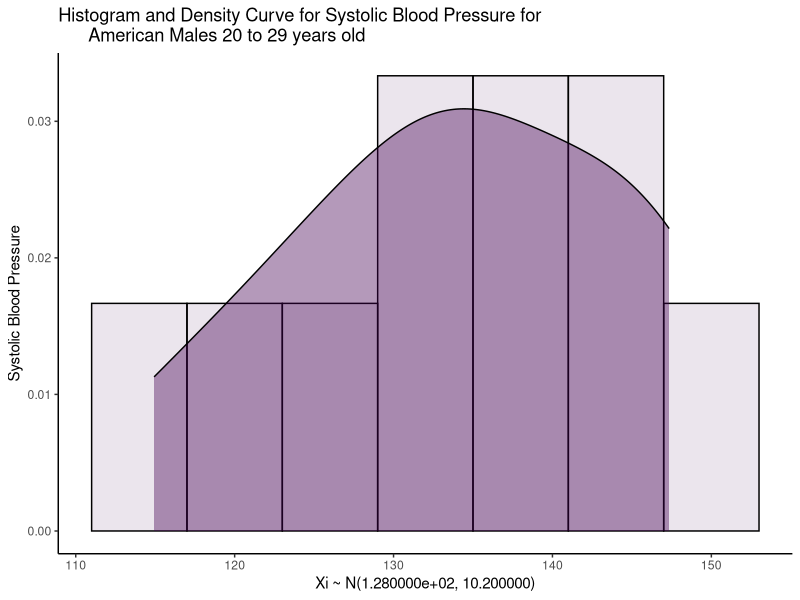

Write R code to recreate this figure.
## ---- chunk 1
library(tidyverse)
## ---- chunk 2
exactly_40 = dbinom(40, 56, 0.73)
exactly_40
## ---- chunk 3
at_least_40 = 1 - pbinom(39, 56, 0.73)
at_least_40
## ---- chunk 4
fewer_than_3 = ppois(3, 6)
fewer_than_3
## ---- chunk 5
exactly_3 = dpois(3, 6)
exactly_3
## ---- chunk 6
more_than_3 = 1 - ppois(3, 6)
more_than_3
## ---- chunk 7
mu = 128
sigma2 = 10.2
N = 10

set.seed(4)
  norm.df = tibble(
    sample = rnorm(N, mu, sigma2),
    id     = "Original Normal Distribution"
  )
  
norm.df |> 
    ggplot(aes(x = sample, y = ..density.., fill = id)) +
    geom_histogram(binwidth = 6, colour = "black", alpha = 0.1) +
    geom_density(alpha = 0.4) +
    labs(
      x = sprintf("Xi ~ N(%e, %f)", mu, sigma2),
      y = "Systolic Blood Pressure",
      title = "Histogram and Density Curve for Systolic Blood Pressure for 
      American Males 20 to 29 years old") +
 scale_fill_viridis_d("") +
theme_classic() +
theme(legend.position = "none")
## ---- chunk 8
bp_above_137 = 1-pnorm(137, 128, 10.2)
bp_above_137
## ---- chunk 9
sd = 10.2/(sqrt(50))
bp_under_125 = pnorm(125, 128, sd)
bp_under_125
## ---- chunk 10
std = 10.2/(sqrt(40))
c_90 = qnorm(.9, 128, std)
c_90
## ---- chunk 11
lower = 80 - 2.021 * 10/sqrt(40)
upper = 80 + 2.021 * 10/sqrt(40)
CI = c(lower, upper)
CI
## ---- chunk 12
tstat = (80 - 70) / (10/sqrt(40))
tstat
